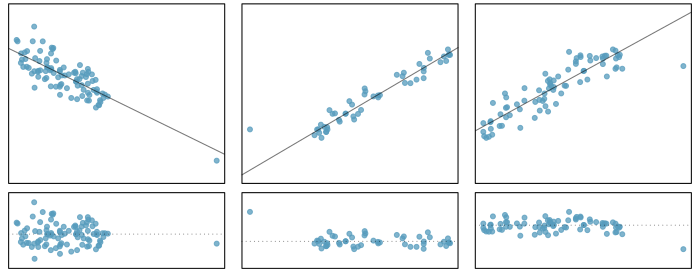

Write the R code that produced this figure.
library(openintro)
data(COL)

myPDF('identifyingInfluentialPoints.pdf', 7, 2.73,
      mar = c(0.35, 0.654, 0.35, 0.654))
myMat <- rbind(matrix(1:6, 2))
myW <- rep(1, 3)
myH <- c(1, 0.45)
layout(myMat, myW, myH)
set.seed(1)

n <- c(95, 50, 78)
m <- c(-4, 12, 7)
xr <- list(2.16, -0.4, 1.42)
yr <- list(xr[[1]] * m[1], 1, 5.5)
ss <- list(1:(n[1] - 1), 1:(n[2] - 1), 1:(n[3] - 3))
for (i in 1:3) {
  x <- runif(n[i])
  y <- m[i] * x + rnorm(n[i])
  x <- c(x, xr[[i]])
  y <- c(y, yr[[i]])
  linResPlot(x, y,
             col = COL[1, 2],
             subset = ss[[i]],
             yR = ifelse(i == 1, 0.12, 0.44))
}
dev.off()
